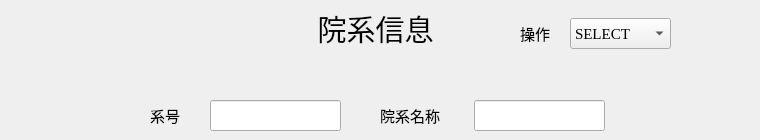
    <widget class="QWidget" name="page_department">
     <widget class="QLabel" name="label_dname">
      <property name="geometry">
       <rect>
        <x>380</x>
        <y>100</y>
        <width>81</width>
        <height>31</height>
       </rect>
      </property>
      <property name="font">
       <font>
        <family>Microsoft YaHei UI</family>
        <pointsize>11</pointsize>
       </font>
      </property>
      <property name="text">
       <string>院系名称</string>
      </property>
     </widget>
     <widget class="QLabel" name="label_did">
      <property name="geometry">
       <rect>
        <x>150</x>
        <y>100</y>
        <width>41</width>
        <height>31</height>
       </rect>
      </property>
      <property name="font">
       <font>
        <family>Microsoft YaHei UI</family>
        <pointsize>11</pointsize>
       </font>
      </property>
      <property name="text">
       <string>系号</string>
      </property>
     </widget>
     <widget class="QLineEdit" name="lineEdit_dname">
      <property name="geometry">
       <rect>
        <x>474</x>
        <y>100</y>
        <width>131</width>
        <height>31</height>
       </rect>
      </property>
     </widget>
     <widget class="QLineEdit" name="lineEdit_did">
      <property name="geometry">
       <rect>
        <x>210</x>
        <y>100</y>
        <width>131</width>
        <height>31</height>
       </rect>
      </property>
     </widget>
     <widget class="QLabel" name="label_department">
      <property name="geometry">
       <rect>
        <x>0</x>
        <y>3</y>
        <width>751</width>
        <height>51</height>
       </rect>
      </property>
      <property name="font">
       <font>
        <family>Microsoft YaHei UI</family>
        <pointsize>22</pointsize>
        <weight>50</weight>
        <bold>false</bold>
       </font>
      </property>
      <property name="text">
       <string>院系信息</string>
      </property>
      <property name="alignment">
       <set>Qt::AlignCenter</set>
      </property>
     </widget>
     <widget class="QComboBox" name="comboBox_department">
      <property name="geometry">
       <rect>
        <x>570</x>
        <y>18</y>
        <width>101</width>
        <height>31</height>
       </rect>
      </property>
      <property name="font">
       <font>
        <family>Times New Roman</family>
        <pointsize>11</pointsize>
       </font>
      </property>
      <item>
       <property name="text">
        <string>SELECT</string>
       </property>
      </item>
      <item>
       <property name="text">
        <string>INSERT</string>
       </property>
      </item>
      <item>
       <property name="text">
        <string>DELETE</string>
       </property>
      </item>
     </widget>
     <widget class="QLabel" name="label_department_combo">
      <property name="geometry">
       <rect>
        <x>520</x>
        <y>23</y>
        <width>41</width>
        <height>21</height>
       </rect>
      </property>
      <property name="font">
       <font>
        <family>Microsoft YaHei UI</family>
        <pointsize>11</pointsize>
       </font>
      </property>
      <property name="text">
       <string>操作</string>
      </property>
     </widget>
    </widget>
